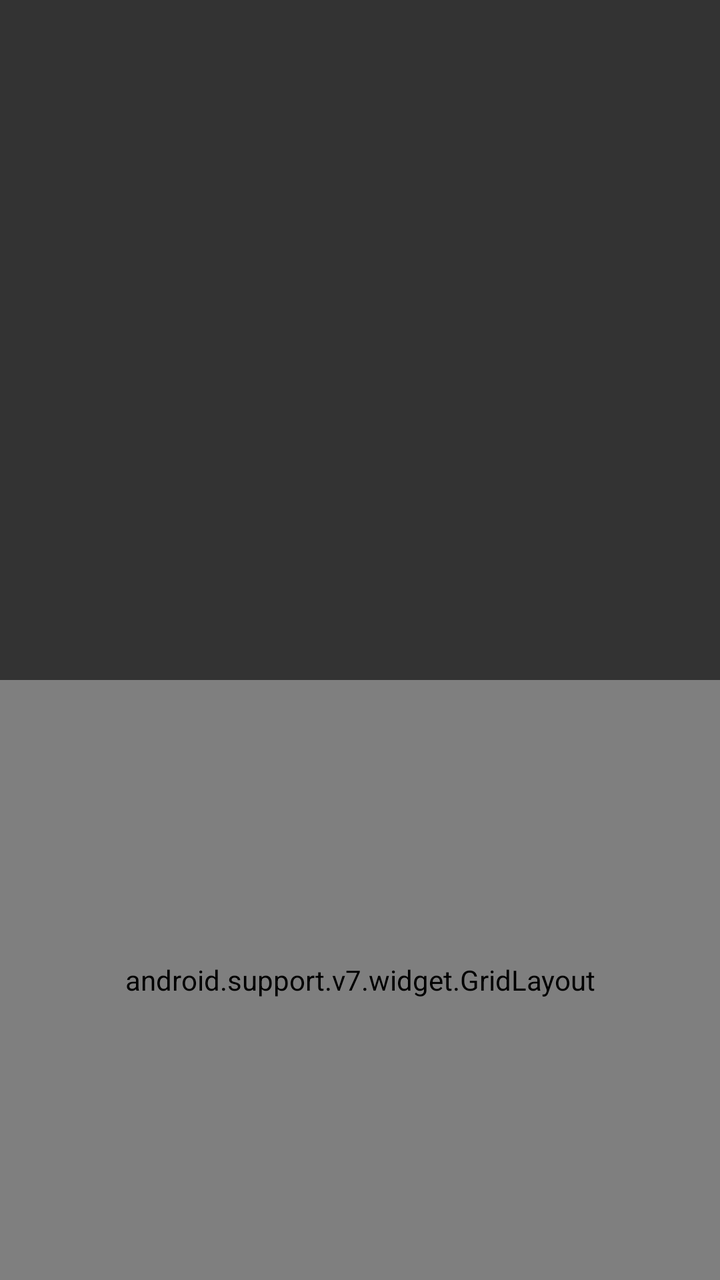
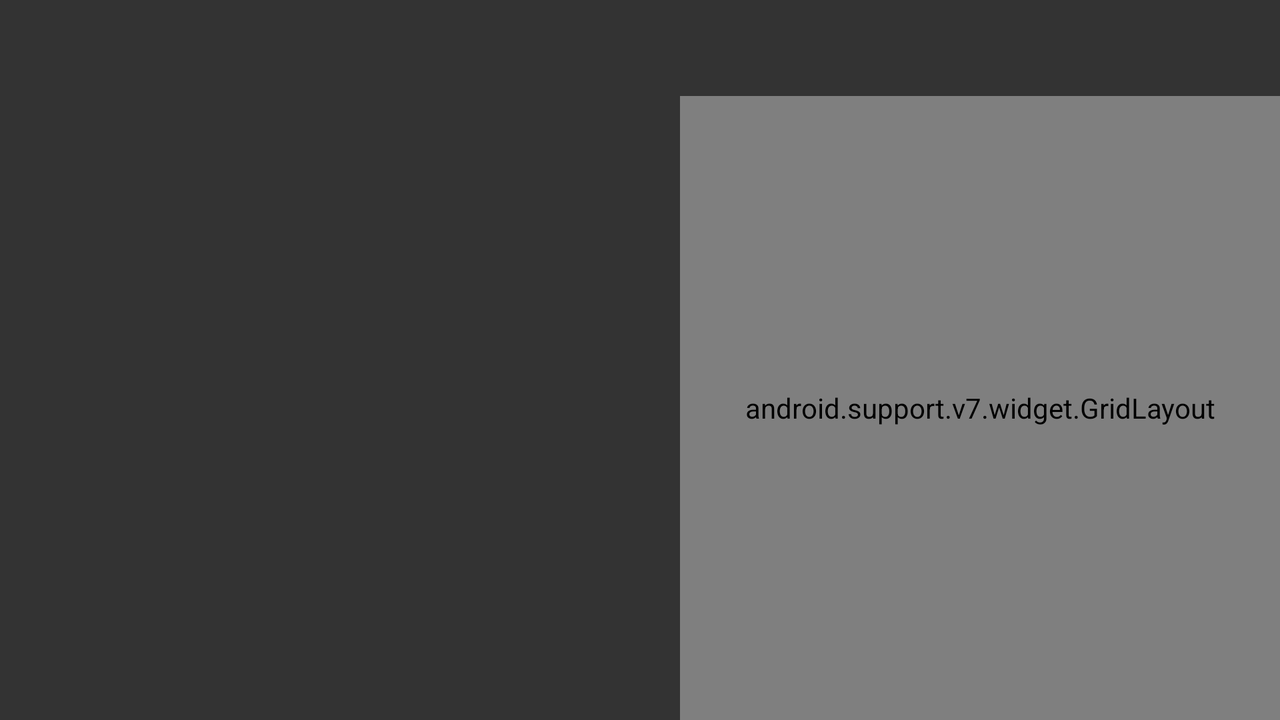

Two renders of one Android screen. The first uses the default layout on a phone; the second uses the alternative layout the repository ships for a different screen configuration, on a matching device. The two XML files are below.
<!-- AndroidManifest.xml: application theme AppTheme -->
<!-- res/layout/activity_main.xml -->
<?xml version="1.0" encoding="utf-8"?>
<RelativeLayout xmlns:android="http://schemas.android.com/apk/res/android"
    xmlns:app="http://schemas.android.com/apk/res-auto"
    xmlns:tools="http://schemas.android.com/tools"
    android:layout_width="match_parent"
    android:layout_height="match_parent"
    android:fitsSystemWindows="true"
    tools:context="com.fei_ke.t9.MainActivity"
    >

    <TextView
        android:id="@+id/textViewKeyword"
        android:layout_width="match_parent"
        android:layout_height="?actionBarSize"
        android:gravity="center"
        android:maxLines="1"
        android:paddingLeft="8dp"
        android:paddingRight="8dp"
        android:textColor="@android:color/white"
        android:textSize="30sp"
        />

    <android.support.v7.widget.Toolbar
        android:id="@+id/toolBar"
        style="@style/Widget.AppCompat.Toolbar"
        android:theme="@style/ThemeOverlay.AppCompat.Dark.ActionBar"
        android:layout_width="match_parent"
        android:layout_height="?actionBarSize"
        app:popupTheme="@style/ThemeOverlay.AppCompat.Light"
        />

    <android.support.v7.widget.RecyclerView
        android:id="@+id/recyclerView"
        android:layout_width="match_parent"
        android:layout_height="match_parent"
        android:layout_above="@+id/gridLayout"
        android:layout_below="@+id/textViewKeyword"
        android:clipChildren="false"
        />

    <android.support.v7.widget.GridLayout
        android:id="@+id/gridLayout"
        android:layout_width="match_parent"
        android:layout_height="300dp"
        android:layout_alignParentBottom="true"
        android:background="#20000000"
        app:columnCount="3"
        tools:layout_editor_absoluteX="8dp"
        tools:layout_editor_absoluteY="0dp"
        >

        <TextView
            style="@style/keyboard_item"
            android:text="1"
            />

        <TextView
            style="@style/keyboard_item"
            android:text="2 ABC"
            />

        <TextView
            style="@style/keyboard_item"
            android:text="3 DEF"
            />

        <TextView
            style="@style/keyboard_item"
            android:text="4 GHI"
            />

        <TextView
            style="@style/keyboard_item"
            android:text="5 JKL"
            />

        <TextView
            style="@style/keyboard_item"
            android:text="6 MNO"
            />

        <TextView
            style="@style/keyboard_item"
            android:text="7 PQRS"
            />

        <TextView
            style="@style/keyboard_item"
            android:text="8 TUV"
            />

        <TextView
            style="@style/keyboard_item"
            android:text="9 WXYZ"
            />

        <TextView
            style="@style/keyboard_item"
            android:text="x"
            />

        <TextView
            style="@style/keyboard_item"
            android:text="0"
            />

        <TextView
            style="@style/keyboard_item"
            android:text="←"
            />
    </android.support.v7.widget.GridLayout>
</RelativeLayout>
<!-- resources referenced by this layout -->
<resources>
  <style name="keyboard_item">
          <item name="android:foreground">?selectableItemBackground</item>
          <item name="layout_columnWeight">1</item>
          <item name="android:layout_row">0</item>
          <item name="layout_rowWeight">1</item>
          <item name="android:gravity">center</item>
          <item name="android:textColor">#FFFFFF</item>
          <item name="android:textSize">17sp</item>
      </style>
  <style name="AppTheme" parent="AppBaseTheme">
          
          <item name="colorPrimary">@color/colorPrimary</item>
          <item name="colorPrimaryDark">@color/colorPrimaryDark</item>
          <item name="colorAccent">@color/colorAccent</item>
          <item name="android:windowIsTranslucent">true</item>
          <item name="android:windowBackground">@color/window_background</item>
      </style>
  <!-- from res/values-v21/ -->
  <style name="AppBaseTheme" parent="Theme.AppCompat.Light.NoActionBar">
          <item name="android:windowTranslucentNavigation">true</item>
          <item name="android:statusBarColor">@android:color/transparent</item>
      </style>
  <color name="colorPrimary">#3F51B5</color>
  <color name="colorPrimaryDark">#303F9F</color>
  <color name="colorAccent">#FF4081</color>
  <color name="window_background">#CC000000</color>
</resources>
<!-- res/layout-land/activity_main.xml (the repository's variant of the layout above) -->
<!-- drawn on the phone turned sideways -->
<?xml version="1.0" encoding="utf-8"?>
<RelativeLayout xmlns:android="http://schemas.android.com/apk/res/android"
    xmlns:app="http://schemas.android.com/apk/res-auto"
    xmlns:tools="http://schemas.android.com/tools"
    android:layout_width="match_parent"
    android:layout_height="match_parent"
    android:fitsSystemWindows="true"
    tools:context="com.fei_ke.t9.MainActivity"
    >

    <TextView
        android:id="@+id/textViewKeyword"
        android:layout_width="match_parent"
        android:layout_height="?actionBarSize"
        android:gravity="center"
        android:maxLines="1"
        android:paddingLeft="8dp"
        android:paddingRight="8dp"
        android:textColor="@android:color/white"
        android:textSize="30sp"
        />

    <android.support.v7.widget.Toolbar
        android:id="@+id/toolBar"
        android:layout_width="match_parent"
        android:layout_height="?actionBarSize"
        />

    <android.support.v7.widget.RecyclerView
        android:id="@+id/recyclerView"
        android:layout_width="match_parent"
        android:layout_height="match_parent"
        android:layout_toLeftOf="@+id/gridLayout"
        android:layout_toStartOf="@+id/gridLayout"
        android:layout_below="@+id/textViewKeyword"
        android:clipChildren="false"
        />

    <android.support.v7.widget.GridLayout
        android:id="@+id/gridLayout"
        android:layout_alignParentRight="true"
        android:layout_alignParentEnd="true"
        android:layout_width="300dp"
        android:layout_height="match_parent"
        android:layout_below="@+id/textViewKeyword"
        android:layout_alignParentBottom="true"
        android:background="#20000000"
        app:columnCount="3"
        tools:layout_editor_absoluteX="8dp"
        tools:layout_editor_absoluteY="0dp"
        >

        <TextView
            style="@style/keyboard_item"
            android:text="1"
            />

        <TextView
            style="@style/keyboard_item"
            android:text="2 ABC"
            />

        <TextView
            style="@style/keyboard_item"
            android:text="3 DEF"
            />

        <TextView
            style="@style/keyboard_item"
            android:text="4 GHI"
            />

        <TextView
            style="@style/keyboard_item"
            android:text="5 JKL"
            />

        <TextView
            style="@style/keyboard_item"
            android:text="6 MNO"
            />

        <TextView
            style="@style/keyboard_item"
            android:text="7 PQRS"
            />

        <TextView
            style="@style/keyboard_item"
            android:text="8 TUV"
            />

        <TextView
            style="@style/keyboard_item"
            android:text="9 WXYZ"
            />

        <TextView
            style="@style/keyboard_item"
            android:text="x"
            />

        <TextView
            style="@style/keyboard_item"
            android:text="0"
            />

        <TextView
            style="@style/keyboard_item"
            android:text="←"
            />
    </android.support.v7.widget.GridLayout>
</RelativeLayout>
